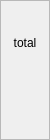
                  <widget class="QFrame" name="frame_seat1_total">
                   <property name="minimumSize">
                    <size>
                     <width>50</width>
                     <height>140</height>
                    </size>
                   </property>
                   <property name="maximumSize">
                    <size>
                     <width>50</width>
                     <height>16777215</height>
                    </size>
                   </property>
                   <property name="styleSheet">
                    <string notr="true"/>
                   </property>
                   <property name="frameShape">
                    <enum>QFrame::Shape::StyledPanel</enum>
                   </property>
                   <property name="frameShadow">
                    <enum>QFrame::Shadow::Raised</enum>
                   </property>
                   <layout class="QVBoxLayout" name="verticalLayout_12">
                    <property name="spacing">
                     <number>0</number>
                    </property>
                    <property name="leftMargin">
                     <number>0</number>
                    </property>
                    <property name="topMargin">
                     <number>5</number>
                    </property>
                    <property name="rightMargin">
                     <number>0</number>
                    </property>
                    <property name="bottomMargin">
                     <number>10</number>
                    </property>
                    <item alignment="Qt::AlignmentFlag::AlignHCenter">
                     <widget class="QLabel" name="label_seat1_total">
                      <property name="minimumSize">
                       <size>
                        <width>40</width>
                        <height>30</height>
                       </size>
                      </property>
                      <property name="maximumSize">
                       <size>
                        <width>40</width>
                        <height>30</height>
                       </size>
                      </property>
                      <property name="styleSheet">
                       <string notr="true"/>
                      </property>
                      <property name="text">
                       <string/>
                      </property>
                      <property name="scaledContents">
                       <bool>true</bool>
                      </property>
                      <property name="alignment">
                       <set>Qt::AlignmentFlag::AlignCenter</set>
                      </property>
                     </widget>
                    </item>
                    <item alignment="Qt::AlignmentFlag::AlignTop">
                     <widget class="QLabel" name="label_seat1_total_text">
                      <property name="styleSheet">
                       <string notr="true">#label_stand{
	font: 13pt &quot;Forte&quot;;
	color: rgba(255,255,255,150);
	background-color: transparent;
}</string>
                      </property>
                      <property name="text">
                       <string>total</string>
                      </property>
                      <property name="alignment">
                       <set>Qt::AlignmentFlag::AlignCenter</set>
                      </property>
                     </widget>
                    </item>
                    <item alignment="Qt::AlignmentFlag::AlignHCenter|Qt::AlignmentFlag::AlignBottom">
                     <widget class="QLabel" name="label_seat1_status">
                      <property name="minimumSize">
                       <size>
                        <width>46</width>
                        <height>46</height>
                       </size>
                      </property>
                      <property name="maximumSize">
                       <size>
                        <width>46</width>
                        <height>46</height>
                       </size>
                      </property>
                      <property name="text">
                       <string/>
                      </property>
                      <property name="scaledContents">
                       <bool>true</bool>
                      </property>
                     </widget>
                    </item>
                   </layout>
                  </widget>
